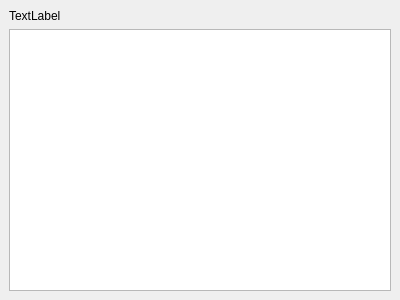
<?xml version="1.0" encoding="UTF-8"?>
<ui version="4.0">
 <class>InitWindow</class>
 <widget class="QMainWindow" name="InitWindow">
  <property name="geometry">
   <rect>
    <x>0</x>
    <y>0</y>
    <width>400</width>
    <height>300</height>
   </rect>
  </property>
  <property name="sizePolicy">
   <sizepolicy hsizetype="Preferred" vsizetype="Preferred">
    <horstretch>0</horstretch>
    <verstretch>0</verstretch>
   </sizepolicy>
  </property>
  <property name="windowTitle">
   <string>Initializing...</string>
  </property>
  <widget class="QWidget" name="centralwidget">
   <layout class="QVBoxLayout" name="verticalLayout">
    <item>
     <widget class="QLabel" name="label">
      <property name="text">
       <string>TextLabel</string>
      </property>
     </widget>
    </item>
    <item>
     <widget class="QPlainTextEdit" name="pteLog">
      <property name="acceptDrops">
       <bool>false</bool>
      </property>
      <property name="readOnly">
       <bool>true</bool>
      </property>
     </widget>
    </item>
   </layout>
  </widget>
 </widget>
 <resources/>
 <connections/>
</ui>
